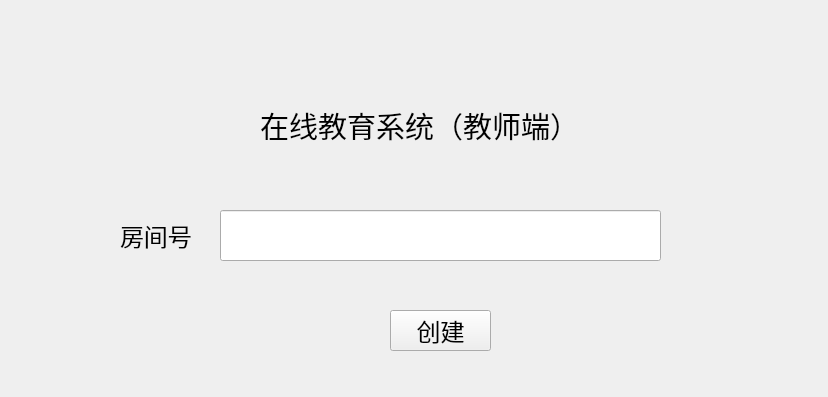
<?xml version="1.0" encoding="UTF-8"?>
<ui version="4.0">
 <class>MainWindow</class>
 <widget class="QMainWindow" name="MainWindow">
  <property name="geometry">
   <rect>
    <x>0</x>
    <y>0</y>
    <width>828</width>
    <height>397</height>
   </rect>
  </property>
  <property name="minimumSize">
   <size>
    <width>828</width>
    <height>397</height>
   </size>
  </property>
  <property name="maximumSize">
   <size>
    <width>828</width>
    <height>397</height>
   </size>
  </property>
  <property name="windowTitle">
   <string>MainWindow</string>
  </property>
  <widget class="QWidget" name="centralwidget">
   <widget class="QLabel" name="label">
    <property name="geometry">
     <rect>
      <x>260</x>
      <y>70</y>
      <width>401</width>
      <height>111</height>
     </rect>
    </property>
    <property name="font">
     <font>
      <family>Arial</family>
      <pointsize>22</pointsize>
     </font>
    </property>
    <property name="text">
     <string>在线教育系统（教师端）</string>
    </property>
   </widget>
   <widget class="QLabel" name="label_2">
    <property name="geometry">
     <rect>
      <x>120</x>
      <y>210</y>
      <width>91</width>
      <height>51</height>
     </rect>
    </property>
    <property name="font">
     <font>
      <family>Arial</family>
      <pointsize>18</pointsize>
     </font>
    </property>
    <property name="text">
     <string>房间号</string>
    </property>
   </widget>
   <widget class="QPushButton" name="pushButton">
    <property name="geometry">
     <rect>
      <x>390</x>
      <y>310</y>
      <width>101</width>
      <height>41</height>
     </rect>
    </property>
    <property name="font">
     <font>
      <family>Arial</family>
      <pointsize>18</pointsize>
     </font>
    </property>
    <property name="text">
     <string>创建</string>
    </property>
   </widget>
   <widget class="QLineEdit" name="lineEdit">
    <property name="geometry">
     <rect>
      <x>220</x>
      <y>210</y>
      <width>441</width>
      <height>51</height>
     </rect>
    </property>
    <property name="font">
     <font>
      <family>Arial</family>
      <pointsize>18</pointsize>
     </font>
    </property>
   </widget>
  </widget>
 </widget>
 <resources/>
 <connections/>
</ui>
